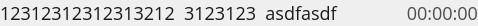
<?xml version="1.0" encoding="UTF-8"?>
<ui version="4.0">
 <class>LogItemWidget</class>
 <widget class="QWidget" name="LogItemWidget">
  <property name="geometry">
   <rect>
    <x>0</x>
    <y>0</y>
    <width>478</width>
    <height>26</height>
   </rect>
  </property>
  <property name="sizePolicy">
   <sizepolicy hsizetype="Maximum" vsizetype="Expanding">
    <horstretch>0</horstretch>
    <verstretch>0</verstretch>
   </sizepolicy>
  </property>
  <property name="minimumSize">
   <size>
    <width>478</width>
    <height>0</height>
   </size>
  </property>
  <property name="windowTitle">
   <string>Form</string>
  </property>
  <property name="styleSheet">
   <string notr="true">#messageLabel {
	font-family: Open Sans;
	font-weight: 400;
	font-size: 18px;
	line-height: 26px;
	color: #1A1A1A;
}

#timeLabel {
	font-family: Open Sans;
	font-weight: 400;
	font-size: 18px;
	line-height: 26px;
	color: #4D4D4D;
}</string>
  </property>
  <layout class="QHBoxLayout" name="horizontalLayout">
   <property name="leftMargin">
    <number>0</number>
   </property>
   <property name="topMargin">
    <number>0</number>
   </property>
   <property name="rightMargin">
    <number>0</number>
   </property>
   <property name="bottomMargin">
    <number>0</number>
   </property>
   <item>
    <widget class="QLabel" name="messageLabel">
     <property name="sizePolicy">
      <sizepolicy hsizetype="Maximum" vsizetype="Maximum">
       <horstretch>0</horstretch>
       <verstretch>0</verstretch>
      </sizepolicy>
     </property>
     <property name="minimumSize">
      <size>
       <width>396</width>
       <height>0</height>
      </size>
     </property>
     <property name="text">
      <string>12312312312313212  3123123  asdfasdf</string>
     </property>
     <property name="alignment">
      <set>Qt::AlignmentFlag::AlignLeading|Qt::AlignmentFlag::AlignLeft|Qt::AlignmentFlag::AlignTop</set>
     </property>
     <property name="wordWrap">
      <bool>true</bool>
     </property>
     <property name="indent">
      <number>-1</number>
     </property>
    </widget>
   </item>
   <item>
    <widget class="QLabel" name="timeLabel">
     <property name="sizePolicy">
      <sizepolicy hsizetype="Fixed" vsizetype="Preferred">
       <horstretch>0</horstretch>
       <verstretch>0</verstretch>
      </sizepolicy>
     </property>
     <property name="minimumSize">
      <size>
       <width>82</width>
       <height>0</height>
      </size>
     </property>
     <property name="maximumSize">
      <size>
       <width>82</width>
       <height>16777215</height>
      </size>
     </property>
     <property name="text">
      <string>00:00:00</string>
     </property>
     <property name="alignment">
      <set>Qt::AlignmentFlag::AlignRight|Qt::AlignmentFlag::AlignTop|Qt::AlignmentFlag::AlignTrailing</set>
     </property>
    </widget>
   </item>
  </layout>
 </widget>
 <resources/>
 <connections/>
</ui>
